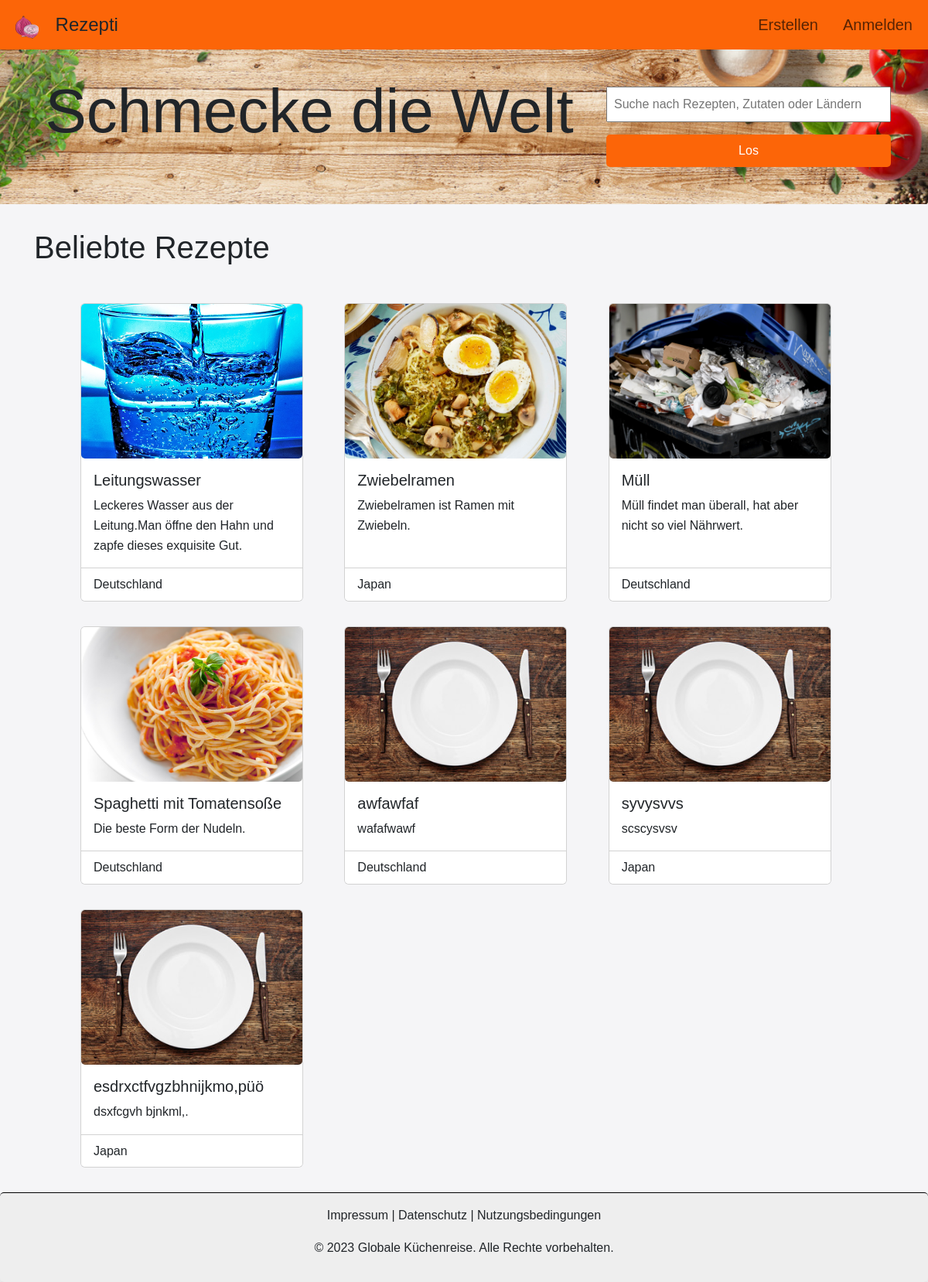
/webdir/index.php, run on the app's committed database.
### tables this page shows
CREATE TABLE `recipie` (
  `title` varchar(40) DEFAULT NULL COMMENT 'title of the recipe',
  `country` int(11) DEFAULT NULL COMMENT 'id of the correspondin country',
  `image_path` varchar(64) DEFAULT NULL COMMENT 'name of the image should be a md5 hex name, we dont keep the original name',
  `description` text DEFAULT NULL COMMENT 'description',
  `id` uuid NOT NULL DEFAULT uuid() COMMENT 'primary key',
  `score` float UNSIGNED NOT NULL DEFAULT 0 COMMENT '"Nutriscore", score of the recipe',
  `slug` varchar(40) NOT NULL DEFAULT uuid() COMMENT 'referer for the detail.php view'
);

CREATE TABLE `country` (
  `ID` int(11) NOT NULL,
  `name` varchar(100) NOT NULL,
  `short_name` varchar(2) NOT NULL
);

### webdir/common.php (called while the page is built, shortened)
<?php
$ini_path = "php.ini";
$ini_array = parse_ini_file($ini_path, true);
class DatabaseConnection {
    public $connection;
    function __construct($ini_array) {
        $this->servername = $ini_array["database"]["servername"];
        $this->username = $ini_array["database"]["username"];
        $this->password = $ini_array["database"]["password"];
        $this->dbname = $ini_array["database"]["dbname"];
        $this->connection = new mysqli(
            $this->servername,
            $this->username,
            $this->password,
            $this->dbname
        );
    }
    function query_database(string $query) {
        $result = $this->connection->query($query);
        return $result;
    }
    function get_country_by_id(int $id) {
        $query = ("SELECT * FROM country WHERE ID = " . $id);
        $result = $this->connection->query($query);
        $return = $result->fetch_all(MYSQLI_ASSOC);
        if ($return) {
            return $return[0];
        }
        else {
            return false;
        }
    }
}
function escape_newlines(string $input) {
    $result = preg_replace("/\r|\n/", "", $input);
    return $result;
}
?>

### webdir/templates/featured-recipies.php (the view)
<section class="recipes-cards-section justify-content-center">
    <h4 class="display-6">Beliebte Rezepte</h4>
    <div class="container-fluid">
        <div class="recipe-grid container-fluid px-5 mt-5" id="featured-recipies-grid">
            <?php
                $conn = new DatabaseConnection($ini_array);
                $result = $conn->query_database("SELECT * FROM recipie");
                $rows = $result->fetch_all(MYSQLI_ASSOC);
                foreach ($rows as $row) {
                    if ($row['image_path'] === null) {
                        echo '
                        <a href=' . $row['slug'] . '>
                        <div class="card" style="width: 18rem;">
                          <div>
                              <img src="img/icons/empty_plate.jpg" class="card-img-top card-img" alt="thumbnail">
                          </div>
                          <div class="card-body">
                            <h5 class="card-title">' . htmlspecialchars($row['title'], ENT_QUOTES, 'UTF-8') . '</h5>
                            <p class="card-text">' . htmlspecialchars(escape_newlines($row['description'], ENT_QUOTES, 'UTF-8')) . '</p>
                          </div>
                          <ul class="list-group list-group-flush">
                              <li class="list-group-item">' . $conn->get_country_by_id($row['country'])['name'] . '</li>
                          </ul>
                        </div>
                        </a>';
                    }
                    else {
                        echo '
                        <a href=/detail.php?recipie=' . $row['slug'] . '>
                        <div class="card" style="width: 18rem;">
                          <div>
                              <img src="img/useruploads/' . $row['image_path'] . '" class="card-img-top card-img" alt="thumbnail">
                          </div>
                          <div class="card-body">
                            <h5 class="card-title">' . htmlspecialchars($row['title'], ENT_QUOTES, 'UTF-8') . '</h5>
                            <p class="card-text">' . htmlspecialchars(escape_newlines($row['description'], ENT_QUOTES, 'UTF-8')) . '</p>
                          </div>
                          <ul class="list-group list-group-flush">
                              <li class="list-group-item">' . $conn->get_country_by_id($row['country'])['name'] . '</li>
                          </ul>
                        </div>
                        </a>';
                    }
                }
            ?>
        </div>
    </div>
</section>

### webdir/index.php
<?php
require_once 'common.php';
?>
<!DOCTYPE html>
<html lang="de">
<head>
<?php require 'templates/head.php' ?>
</head>
<body>
    <?php require 'templates/header.php' ?>
    <main>
        <?php require 'templates/hero.php'  ?>
        <div class="container-fluid">
            <?php require 'templates/featured-recipies.php'  ?>
        </div>
    </main>
    <footer>
    <?php require 'templates/footer.php' ?>
    </footer>
</body>
</html>

### webdir/templates/head.php (shortened to what this page needs)
<!DOCTYPE html>
<html lang="en">
<link rel="stylesheet" href="//code.jquery.com/ui/1.13.2/themes/base/jquery-ui.css">
<link href="https://cdn.jsdelivr.net/npm/bootstrap@5.3.0-alpha3/dist/css/bootstrap.min.css" rel="stylesheet">
<link rel="stylesheet" href="styles.css">

### webdir/templates/header.php (shortened to what this page needs)
<nav class="navbar navbar-expand-lg main-nav fs-5" style="background-color: #fc6508;">
  <div class="container-fluid">
        <a class="navbar-brand" href="/">
            <img src="img/icons/rezepti.png" width="30" height="30" class="me-3 ms-2"></img>
            <span class="fs-4 text-nowrap text-dark">Rezepti</span>
        </a>
    <div class="collapse navbar-collapse" id="navbarText">
      <ul class="navbar-nav me-0 ms-auto mb-2 mb-lg-0">
        <li class="nav-item">
          <a class="nav-link" href="create.php">Erstellen</a>
        </li>
        <?php
        if(isset($_SESSION['ID'])){
            echo "<li><a class=\"nav-link\" href=\"../auth/logout.php\">Logout</a></li>";
            if ($_SESSION['ID'] == 1){
                echo "<li><a class=\"nav-link\" href=\"../admin/admin.php\">Admin</a></li>";
                echo "<li><a class=\"nav-link\" href=\"test/index.php\">Testpages</a></li>";
                echo "<li><a class=\"nav-link\" href=\"http://localhost:8082\">phpmyadmin</a></li>";
            }
        }
        else {
            echo "<li><a class=\"nav-link\" href=\"konto.php\">Anmelden</a></li>";
        }
        ?>
      </ul>
    </div>
  </div>
</nav>

### webdir/templates/hero.php
<section class="hero text-center">
    <form action="search.php" method="get">
        <input type="search" name="search" id="search" placeholder="Suche nach Rezepten, Zutaten oder Ländern">
        <input type="submit" value="Los">
    </form>
    <h1 class="display-1 text-center text-wrap" >Schmecke die Welt</h1>
</section>

### webdir/templates/footer.php
<div class="footer-content">
    <p>Impressum | Datenschutz | Nutzungsbedingungen</p>
    <p>&copy; 2023 Globale Küchenreise. Alle Rechte vorbehalten.</p>
</div>

### webdir/styles.css (style rules this page uses)
body { font-family: Arial, sans-serif; background-color: #F5F5F7; line-height: 1.6; margin: 0; padding: 0; }
nav ul { display: flex; list-style-type: none; margin: 0; padding: 0; }
nav ul li { margin-left: 1rem; }
nav ul li a { color: #fff; text-decoration: none; }
.hero { background-image: url(img/foods/hintirezi.png); background-repeat: no-repeat; background-size: cover; padding: 2rem; min-height: 200px; text-align: center; }
.hero form { float: right; padding: 16px; }
input[type="search"] { font-size: 1rem; padding: 0.5rem; width: 100%; max-width: 400px; }
.recipes-cards-section { padding: 2rem; }
.recipe-grid { display: grid; grid-template-columns: repeat(auto-fill, minmax(250px, 1fr)); grid-gap: 2rem; }
.recipe-grid a { display: grid; color: #000; text-decoration: none; }
form { display: flex; flex-direction: column; align-items: flex-start; max-width: 400px; width: 100%; }
input[type="submit"] { background-color: #fc6508; border: none; border-radius: 5px; color: #fff; cursor: pointer; font-size: 1rem; margin-top: 1rem; padding: 0.5rem; text-align: center; width: 100%; }
main { min-height: 50rem; }
footer { padding: 16px; text-align: center; border-top: thin black solid; border-radius: 5px; background-color: #eeeeee; box-shadow: 0 4px 6px rgba(0, 0, 0, 0.1); }
input[type="submit"] { background-color: #fc6508; border: none; border-radius: 5px; color: #fff; cursor: pointer; font-size: 1rem; margin-top: 1rem; padding: 0.5rem; }
.card-img { height: 200px; width: 100%; object-fit: cover; }

### data on the page
recipie: image_path (picture), title "Leitungswasser", description "Leckeres Wasser aus der Leitung.Man öffne den Hahn und zapfe dieses exquisite Gut.", country.name "Deutschland"
recipie: image_path (picture), title "Zwiebelramen", description "Zwiebelramen ist Ramen mit Zwiebeln.", country.name "Japan"
recipie: image_path (picture), title "Müll", description "Müll findet man überall, hat aber nicht so viel Nährwert.", country.name "Deutschland"
recipie: image_path (picture), title "Spaghetti mit Tomatensoße", description "Die beste Form der Nudeln.", country.name "Deutschland"
recipie: title "awfawfaf", description "wafafwawf", country.name "Deutschland"
recipie: title "syvysvvs", description "scscysvsv", country.name "Japan"
recipie: title "esdrxctfvgzbhnijkmo,püö", description "dsxfcgvh bjnkml,.", country.name "Japan"
